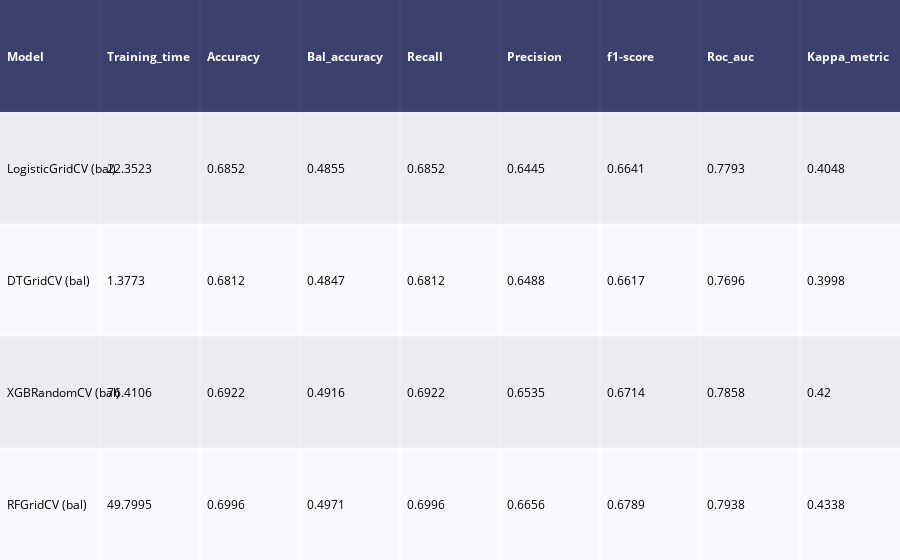

The code cell stored with this chart in its notebook:
### Code cell
#outputs for all models over the training dataset
# ****** please note it is taking 155 seconds to run this cell **********

model_performances_train = pd.DataFrame() 
substr = 'bal'
for name in models:
       if substr in name:
            model_performances_train = pd.concat([model_performances_train, (model_report(models[name][0], X_train_bal[models[name][1]], 
                                                                                X_test_bal[models[name][1]], 
                                                                                y_train_bal, y_test_bal, name))])
       else:
            model_performances_train = pd.concat([model_performances_train, (model_report(models[name][0], X_train[models[name][1]], 
                                                                                X_test[models[name][1]], 
                                                                                y_train, y_test, name))])
table_train = ff.create_table(np.round(model_performances_train, 4))
py.iplot(table_train)

### Figure 1 — Plotly figure (JSON) as saved in the notebook; plotly's stock layout.template omitted (floating-point values rounded to 4 significant figures)
{"data": [{"colorscale": [[0, "#00083e"], [0.5, "#ededee"], [1, "#ffffff"]], "hoverinfo": "none", "opacity": 0.75, "showscale": false, "type": "heatmap", "z": [[0, 0, 0, 0, 0, 0, 0, 0, 0], [0.5, 0.5, 0.5, 0.5, 0.5, 0.5, 0.5, 0.5, 0.5], [1, 1, 1, 1, 1, 1, 1, 1, 1], [0.5, 0.5, 0.5, 0.5, 0.5, 0.5, 0.5, 0.5, 0.5], [1, 1, 1, 1, 1, 1, 1, 1, 1]]}], "layout": {"annotations": [{"align": "left", "font": {"color": "#ffffff"}, "showarrow": false, "text": "<b>Model</b>", "x": -0.45, "xanchor": "left", "xref": "x", "y": 0, "yref": "y"}, {"align": "left", "font": {"color": "#ffffff"}, "showarrow": false, "text": "<b>Training_time</b>", "x": 0.55, "xanchor": "left", "xref": "x", "y": 0, "yref": "y"}, {"align": "left", "font": {"color": "#ffffff"}, "showarrow": false, "text": "<b>Accuracy</b>", "x": 1.55, "xanchor": "left", "xref": "x", "y": 0, "yref": "y"}, {"align": "left", "font": {"color": "#ffffff"}, "showarrow": false, "text": "<b>Bal_accuracy</b>", "x": 2.55, "xanchor": "left", "xref": "x", "y": 0, "yref": "y"}, {"align": "left", "font": {"color": "#ffffff"}, "showarrow": false, "text": "<b>Recall</b>", "x": 3.55, "xanchor": "left", "xref": "x", "y": 0, "yref": "y"}, {"align": "left", "font": {"color": "#ffffff"}, "showarrow": false, "text": "<b>Precision</b>", "x": 4.55, "xanchor": "left", "xref": "x", "y": 0, "yref": "y"}, {"align": "left", "font": {"color": "#ffffff"}, "showarrow": false, "text": "<b>f1-score</b>", "x": 5.55, "xanchor": "left", "xref": "x", "y": 0, "yref": "y"}, {"align": "left", "font": {"color": "#ffffff"}, "showarrow": false, "text": "<b>Roc_auc</b>", "x": 6.55, "xanchor": "left", "xref": "x", "y": 0, "yref": "y"}, {"align": "left", "font": {"color": "#ffffff"}, "showarrow": false, "text": "<b>Kappa_metric</b>", "x": 7.55, "xanchor": "left", "xref": "x", "y": 0, "yref": "y"}, {"align": "left", "font": {"color": "#000000"}, "showarrow": false, "text": "LogisticGridCV (bal)", "x": -0.45, "xanchor": "left", "xref": "x", "y": 1, "yref": "y"}, {"align": "left", "font": {"color": "#000000"}, "showarrow": false, "text": "22.3523", "x": 0.55, "xanchor": "left", "xref": "x", "y": 1, "yref": "y"}, {"align": "left", "font": {"color": "#000000"}, "showarrow": false, "text": "0.6852", "x": 1.55, "xanchor": "left", "xref": "x", "y": 1, "yref": "y"}, {"align": "left", "font": {"color": "#000000"}, "showarrow": false, "text": "0.4855", "x": 2.55, "xanchor": "left", "xref": "x", "y": 1, "yref": "y"}, {"align": "left", "font": {"color": "#000000"}, "showarrow": false, "text": "0.6852", "x": 3.55, "xanchor": "left", "xref": "x", "y": 1, "yref": "y"}, {"align": "left", "font": {"color": "#000000"}, "showarrow": false, "text": "0.6445", "x": 4.55, "xanchor": "left", "xref": "x", "y": 1, "yref": "y"}, {"align": "left", "font": {"color": "#000000"}, "showarrow": false, "text": "0.6641", "x": 5.55, "xanchor": "left", "xref": "x", "y": 1, "yref": "y"}, {"align": "left", "font": {"color": "#000000"}, "showarrow": false, "text": "0.7793", "x": 6.55, "xanchor": "left", "xref": "x", "y": 1, "yref": "y"}, {"align": "left", "font": {"color": "#000000"}, "showarrow": false, "text": "0.4048", "x": 7.55, "xanchor": "left", "xref": "x", "y": 1, "yref": "y"}, {"align": "left", "font": {"color": "#000000"}, "showarrow": false, "text": "DTGridCV (bal)", "x": -0.45, "xanchor": "left", "xref": "x", "y": 2, "yref": "y"}, {"align": "left", "font": {"color": "#000000"}, "showarrow": false, "text": "1.3773", "x": 0.55, "xanchor": "left", "xref": "x", "y": 2, "yref": "y"}, {"align": "left", "font": {"color": "#000000"}, "showarrow": false, "text": "0.6812", "x": 1.55, "xanchor": "left", "xref": "x", "y": 2, "yref": "y"}, {"align": "left", "font": {"color": "#000000"}, "showarrow": false, "text": "0.4847", "x": 2.55, "xanchor": "left", "xref": "x", "y": 2, "yref": "y"}, {"align": "left", "font": {"color": "#000000"}, "showarrow": false, "text": "0.6812", "x": 3.55, "xanchor": "left", "xref": "x", "y": 2, "yref": "y"}, {"align": "left", "font": {"color": "#000000"}, "showarrow": false, "text": "0.6488", "x": 4.55, "xanchor": "left", "xref": "x", "y": 2, "yref": "y"}, {"align": "left", "font": {"color": "#000000"}, "showarrow": false, "text": "0.6617", "x": 5.55, "xanchor": "left", "xref": "x", "y": 2, "yref": "y"}, {"align": "left", "font": {"color": "#000000"}, "showarrow": false, "text": "0.7696", "x": 6.55, "xanchor": "left", "xref": "x", "y": 2, "yref": "y"}, {"align": "left", "font": {"color": "#000000"}, "showarrow": false, "text": "0.3998", "x": 7.55, "xanchor": "left", "xref": "x", "y": 2, "yref": "y"}, {"align": "left", "font": {"color": "#000000"}, "showarrow": false, "text": "XGBRandomCV (bal)", "x": -0.45, "xanchor": "left", "xref": "x", "y": 3, "yref": "y"}, {"align": "left", "font": {"color": "#000000"}, "showarrow": false, "text": "76.4106", "x": 0.55, "xanchor": "left", "xref": "x", "y": 3, "yref": "y"}, {"align": "left", "font": {"color": "#000000"}, "showarrow": false, "text": "0.6922", "x": 1.55, "xanchor": "left", "xref": "x", "y": 3, "yref": "y"}, {"align": "left", "font": {"color": "#000000"}, "showarrow": false, "text": "0.4916", "x": 2.55, "xanchor": "left", "xref": "x", "y": 3, "yref": "y"}, {"align": "left", "font": {"color": "#000000"}, "showarrow": false, "text": "0.6922", "x": 3.55, "xanchor": "left", "xref": "x", "y": 3, "yref": "y"}, {"align": "left", "font": {"color": "#000000"}, "showarrow": false, "text": "0.6535", "x": 4.55, "xanchor": "left", "xref": "x", "y": 3, "yref": "y"}, {"align": "left", "font": {"color": "#000000"}, "showarrow": false, "text": "0.6714", "x": 5.55, "xanchor": "left", "xref": "x", "y": 3, "yref": "y"}, {"align": "left", "font": {"color": "#000000"}, "showarrow": false, "text": "0.7858", "x": 6.55, "xanchor": "left", "xref": "x", "y": 3, "yref": "y"}, {"align": "left", "font": {"color": "#000000"}, "showarrow": false, "text": "0.42", "x": 7.55, "xanchor": "left", "xref": "x", "y": 3, "yref": "y"}, {"align": "left", "font": {"color": "#000000"}, "showarrow": false, "text": "RFGridCV (bal)", "x": -0.45, "xanchor": "left", "xref": "x", "y": 4, "yref": "y"}, {"align": "left", "font": {"color": "#000000"}, "showarrow": false, "text": "49.7995", "x": 0.55, "xanchor": "left", "xref": "x", "y": 4, "yref": "y"}, {"align": "left", "font": {"color": "#000000"}, "showarrow": false, "text": "0.6996", "x": 1.55, "xanchor": "left", "xref": "x", "y": 4, "yref": "y"}, {"align": "left", "font": {"color": "#000000"}, "showarrow": false, "text": "0.4971", "x": 2.55, "xanchor": "left", "xref": "x", "y": 4, "yref": "y"}, {"align": "left", "font": {"color": "#000000"}, "showarrow": false, "text": "0.6996", "x": 3.55, "xanchor": "left", "xref": "x", "y": 4, "yref": "y"}, {"align": "left", "font": {"color": "#000000"}, "showarrow": false, "text": "0.6656", "x": 4.55, "xanchor": "left", "xref": "x", "y": 4, "yref": "y"}, {"align": "left", "font": {"color": "#000000"}, "showarrow": false, "text": "0.6789", "x": 5.55, "xanchor": "left", "xref": "x", "y": 4, "yref": "y"}, {"align": "left", "font": {"color": "#000000"}, "showarrow": false, "text": "0.7938", "x": 6.55, "xanchor": "left", "xref": "x", "y": 4, "yref": "y"}, {"align": "left", "font": {"color": "#000000"}, "showarrow": false, "text": "0.4338", "x": 7.55, "xanchor": "left", "xref": "x", "y": 4, "yref": "y"}], "autosize": true, "margin": {"b": 0, "l": 0, "r": 0, "t": 0}, "xaxis": {"autorange": true, "dtick": 1, "gridwidth": 2, "range": [-0.5, 8.5], "showticklabels": false, "tick0": -0.5, "ticks": "", "zeroline": false}, "yaxis": {"autorange": true, "dtick": 1, "gridwidth": 2, "range": [4.5, -0.5], "showticklabels": false, "tick0": 0.5, "ticks": "", "zeroline": false}}}
